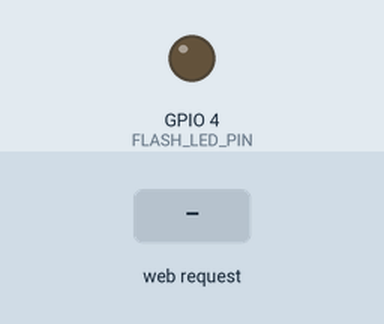
This sketch was run on a simulated ESP32. Parts: output pins drawn as LEDs (lit = HIGH). The inputs (shaded band) are chosen by the test bench. WiFi joins after 1.5 s; servers stay silent unless stated; the camera gives no picture; what the sketch prints to the serial monitor is not drawn.

Above: at 3.0 s.
3.1 s: HTTP request GET /flash/on received
At 4.3 s:
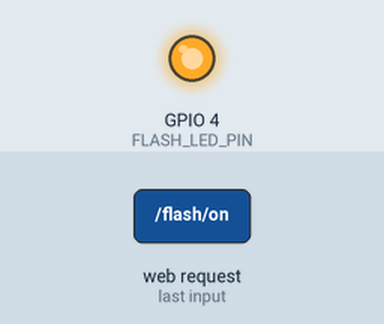
4.6 s: HTTP request GET /flash/off received
At 5.4 s:
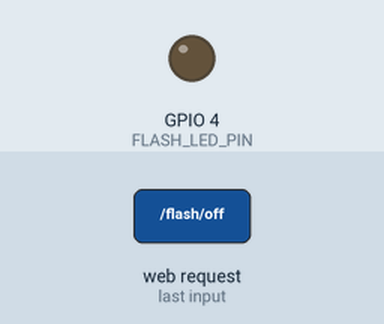
Timing chart, 0 to 7.6 s (numbered marks = the images above; inputs shaded):
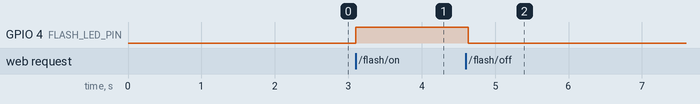

The sketch:

ESP32_Camera_Stream.ino
```cpp
#include "esp_camera.h"
#include <WiFi.h>
#include "esp_timer.h"
#include "img_converters.h"
#include "Arduino.h"
#include "soc/soc.h"
#include "soc/rtc_cntl_reg.h"
#include "driver/rtc_io.h"

// 网络凭证
const char* ssid = "YOUR_WIFI_SSID";
const char* password = "YOUR_WIFI_PASSWORD";

// Web服务器端口号
WiFiServer server(80);

// 相机引脚定义 - 针对AI Thinker ESP32-CAM模块
#define PWDN_GPIO_NUM     32
#define RESET_GPIO_NUM    -1
#define XCLK_GPIO_NUM      0
#define SIOD_GPIO_NUM     26
#define SIOC_GPIO_NUM     27
#define Y9_GPIO_NUM       35
#define Y8_GPIO_NUM       34
#define Y7_GPIO_NUM       39
#define Y6_GPIO_NUM       36
#define Y5_GPIO_NUM       21
#define Y4_GPIO_NUM       19
#define Y3_GPIO_NUM       18
#define Y2_GPIO_NUM        5
#define VSYNC_GPIO_NUM    25
#define HREF_GPIO_NUM     23
#define PCLK_GPIO_NUM     22

// LED闪光灯引脚
#define FLASH_LED_PIN 4

void setup() {
  WRITE_PERI_REG(RTC_CNTL_BROWN_OUT_REG, 0); // 禁用断电检测器

  Serial.begin(115200);
  Serial.setDebugOutput(true);
  Serial.println();

  // 配置相机
  camera_config_t config;
  config.ledc_channel = LEDC_CHANNEL_0;
  config.ledc_timer = LEDC_TIMER_0;
  config.pin_d0 = Y2_GPIO_NUM;
  config.pin_d1 = Y3_GPIO_NUM;
  config.pin_d2 = Y4_GPIO_NUM;
  config.pin_d3 = Y5_GPIO_NUM;
  config.pin_d4 = Y6_GPIO_NUM;
  config.pin_d5 = Y7_GPIO_NUM;
  config.pin_d6 = Y8_GPIO_NUM;
  config.pin_d7 = Y9_GPIO_NUM;
  config.pin_xclk = XCLK_GPIO_NUM;
  config.pin_pclk = PCLK_GPIO_NUM;
  config.pin_vsync = VSYNC_GPIO_NUM;
  config.pin_href = HREF_GPIO_NUM;
  config.pin_sscb_sda = SIOD_GPIO_NUM;
  config.pin_sscb_scl = SIOC_GPIO_NUM;
  config.pin_pwdn = PWDN_GPIO_NUM;
  config.pin_reset = RESET_GPIO_NUM;
  config.xclk_freq_hz = 20000000;
  config.pixel_format = PIXFORMAT_JPEG;

  // 相机图像质量设置
  if(psramFound()){
    config.frame_size = FRAMESIZE_VGA; // FRAMESIZE_UXGA;
    config.jpeg_quality = 10;
    config.fb_count = 2;
  } else {
    config.frame_size = FRAMESIZE_SVGA;
    config.jpeg_quality = 12;
    config.fb_count = 1;
  }

  // 初始化相机
  esp_err_t err = esp_camera_init(&config);
  if (err != ESP_OK) {
    Serial.printf("Camera init failed with error 0x%x", err);
    return;
  }

  // 设置Wi-Fi
  WiFi.begin(ssid, password);
  while (WiFi.status() != WL_CONNECTED) {
    delay(500);
    Serial.print(".");
  }
  Serial.println("");
  Serial.println("WiFi connected");

  // 启动服务器
  server.begin();
  Serial.print("Camera Stream Ready! Connect to http://");
  Serial.println(WiFi.localIP());

  // 闪光灯设置为输出
  pinMode(FLASH_LED_PIN, OUTPUT);
  digitalWrite(FLASH_LED_PIN, LOW); // 默认关闭闪光灯
}

void loop() {
  // 检查是否有客户端连接
  WiFiClient client = server.available();
  if (client) {
    Serial.println("New Client.");
    String currentLine = "";

    while (client.connected()) {
      if (client.available()) {
        char c = client.read();
        Serial.write(c);

        if (c == '\n') {
          // 如果当前行是空行，则是HTTP请求的末尾
          if (currentLine.length() == 0) {
            // 发送HTTP响应头
            client.println("HTTP/1.1 200 OK");
            client.println("Content-Type: multipart/x-mixed-replace; boundary=frame");
            client.println();

            // 持续发送图像流
            while (client.connected()) {
              // 捕获图像
              camera_fb_t * fb = esp_camera_fb_get();
              if(!fb) {
                Serial.println("Camera capture failed");
                break;
              }

              // 构造HTTP帧头
              client.println("--frame");
              client.println("Content-Type: image/jpeg");
              client.println("Content-Length: " + String(fb->len));
              client.println();

              // 发送图像数据
              client.write((char *)fb->buf, fb->len);
              client.println();

              // 释放缓冲区
              esp_camera_fb_return(fb);

              // 简单的延迟以控制帧率
              delay(1);
            }
            break;
          } else {
            currentLine = "";
          }
        } else if (c != '\r') {
          currentLine += c;
        }

        // 处理闪光灯开关请求
        if (currentLine.endsWith("GET /flash/on")) {
          digitalWrite(FLASH_LED_PIN, HIGH);
        }
        if (currentLine.endsWith("GET /flash/off")) {
          digitalWrite(FLASH_LED_PIN, LOW);
        }
      }
    }

    // 关闭连接
    client.stop();
    Serial.println("Client Disconnected.");
  }
} 
```

Measured:
- after the input at 3.1 s, GPIO 4 (FLASH_LED_PIN): LOW → HIGH at once
- after the input at 4.6 s, GPIO 4 (FLASH_LED_PIN): HIGH → LOW at once
